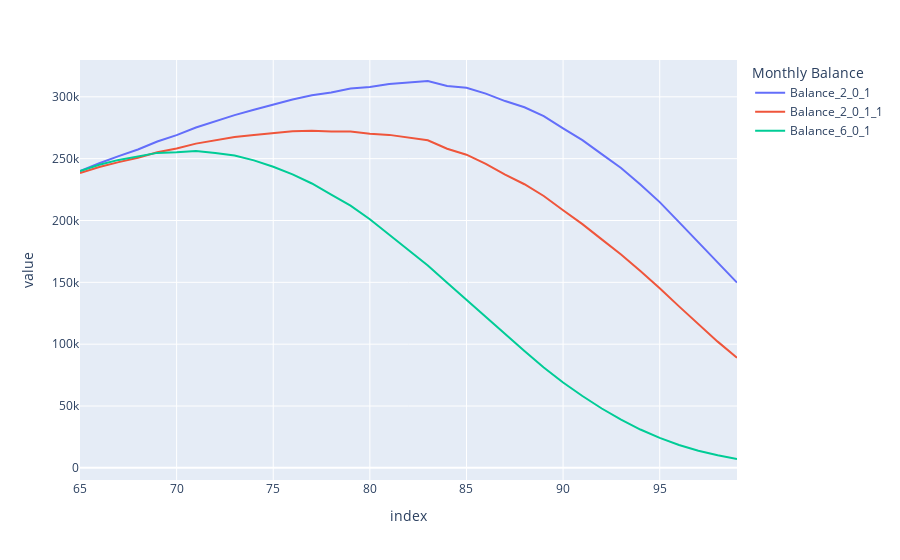

Notebook source saved alongside this figure:
### Code cell
pd.options.plotting.backend = "plotly"

fig = m2y_bal_median_6_stock.iloc[:,range(1, len(m2y_bal_median_6_stock.columns))].plot()
fig.update_layout(legend=dict(title="Monthly Balance")) 
#plotly.offline.plot(fig, filename='./annual_balance_general_6pct_stock.html')

### Figure 1 — Plotly figure (JSON) as saved in the notebook; plotly's stock layout.template omitted (floating-point values rounded to 4 significant figures)
{"data": [{"hovertemplate": "variable=Balance_2_0_1<br>index=%{x}<br>value=%{y}<extra></extra>", "legendgroup": "Balance_2_0_1", "line": {"color": "#636efa", "dash": "solid"}, "marker": {"symbol": "circle"}, "mode": "lines", "name": "Balance_2_0_1", "orientation": "v", "showlegend": true, "type": "scatter", "x": [65, 66, 67, 68, 69, 70, 71, 72, 73, 74, 75, 76, 77, 78, 79, 80, 81, 82, 83, 84, 85, 86, 87, 88, 89, 90, 91, 92, 93, 94, 95, 96, 97, 98, 99], "xaxis": "x", "y": [239900.0, 246300.0, 252100.0, 257500.0, 263900.0, 269000.0, 275100.0, 280200.0, 285200.0, 289500.0, 293900.0, 297900.0, 301200.0, 303500.0, 306800.0, 307900.0, 310400.0, 311700.0, 312800.0, 308800.0, 307300.0, 302600.0, 296600.0, 291600.0, 284400.0, 274600.0, 265000.0, 253700.0, 242500.0, 229100.0, 214900.0, 198700.0, 182100.0, 165500.0, 149800.0], "yaxis": "y"}, {"hovertemplate": "variable=Balance_2_0_1_1<br>index=%{x}<br>value=%{y}<extra></extra>", "legendgroup": "Balance_2_0_1_1", "line": {"color": "#EF553B", "dash": "solid"}, "marker": {"symbol": "circle"}, "mode": "lines", "name": "Balance_2_0_1_1", "orientation": "v", "showlegend": true, "type": "scatter", "x": [65, 66, 67, 68, 69, 70, 71, 72, 73, 74, 75, 76, 77, 78, 79, 80, 81, 82, 83, 84, 85, 86, 87, 88, 89, 90, 91, 92, 93, 94, 95, 96, 97, 98, 99], "xaxis": "x", "y": [238400.0, 243200.0, 247200.0, 250800.0, 255200.0, 258300.0, 262200.0, 264900.0, 267500.0, 269200.0, 270900.0, 272100.0, 272500.0, 271900.0, 272000.0, 270100.0, 269200.0, 267200.0, 264800.0, 258000.0, 253200.0, 245700.0, 237100.0, 229300.0, 219800.0, 208300.0, 197100.0, 184700.0, 172600.0, 159100.0, 145300.0, 130600.0, 116000.0, 102100.0, 89030.0], "yaxis": "y"}, {"hovertemplate": "variable=Balance_6_0_1<br>index=%{x}<br>value=%{y}<extra></extra>", "legendgroup": "Balance_6_0_1", "line": {"color": "#00cc96", "dash": "solid"}, "marker": {"symbol": "circle"}, "mode": "lines", "name": "Balance_6_0_1", "orientation": "v", "showlegend": true, "type": "scatter", "x": [65, 66, 67, 68, 69, 70, 71, 72, 73, 74, 75, 76, 77, 78, 79, 80, 81, 82, 83, 84, 85, 86, 87, 88, 89, 90, 91, 92, 93, 94, 95, 96, 97, 98, 99], "xaxis": "x", "y": [239888, 245100.0, 249000.0, 251700.0, 254700.0, 255100.0, 256100.0, 254600.0, 252600.0, 248600.0, 243400.0, 237200.0, 229900.0, 220900.0, 212000.0, 201000.0, 188500.0, 176700.0, 163600.0, 149700.0, 135700.0, 121700.0, 107900.0, 94460.0, 81140.0, 68980.0, 58100.0, 47990.0, 38980.0, 30980.0, 24240.0, 18490.0, 13840.0, 10140.0, 7162.0], "yaxis": "y"}], "layout": {"autosize": true, "legend": {"title": {"text": "Monthly Balance"}, "tracegroupgap": 0}, "margin": {"t": 60}, "xaxis": {"anchor": "y", "autorange": true, "domain": [0, 1], "range": [65, 99], "title": {"text": "index"}, "type": "linear"}, "yaxis": {"anchor": "x", "autorange": true, "domain": [0, 1], "range": [-9817.0, 329800.0], "title": {"text": "value"}, "type": "linear"}}}
